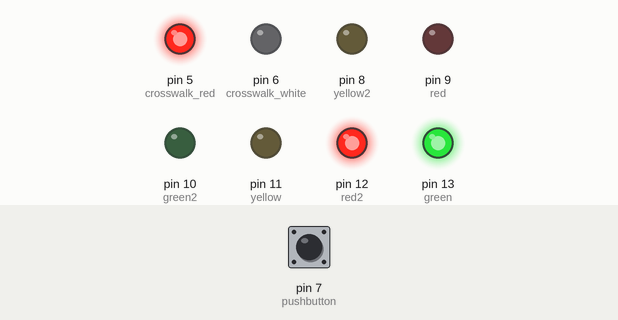
The sketch below on a simulated Arduino Uno, built with avr-gcc and run on an emulated ATmega328P. Shown: output pins drawn as LEDs (lit = HIGH). Inputs (shaded band) come from the test bench; at power-on: pin 7 (pushbutton) HIGH.

Above: at 1.2 s.
1.3 s: pin 7 (pushbutton) pulled LOW for 0.15 s
At 2.0 s:
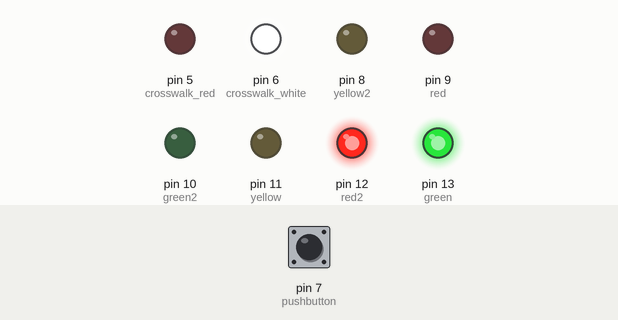
At 11.2 s:
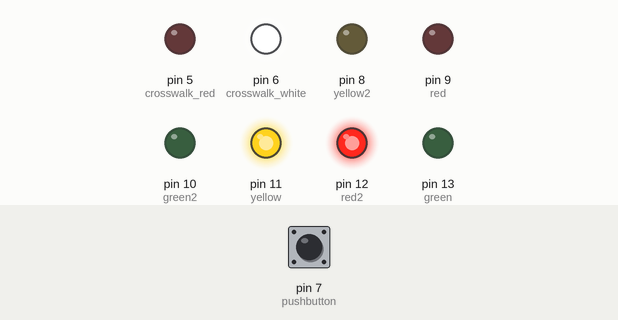
Timing chart, 0 to 14.0 s (numbered marks = the images above; inputs shaded):
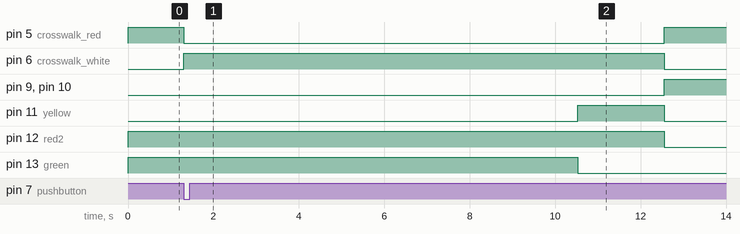

Measured:
- after the input at 1.3 s, pin 5 (crosswalk_red): HIGH → LOW at once, → HIGH 11.2 s later; pin 6 (crosswalk_white): LOW → HIGH at once, → LOW 11.2 s later

The sketch:

4_way_traffic_light_system_with_crosswalk.ino
```cpp
int green = 13;
int red2 = 12;
int yellow =11;
int green2 = 10;
int red = 9;
int yellow2 = 8;
int crosswalk_red = 5;
int crosswalk_white = 6;
const int pushbutton = 7;
int buttonState = 0;
int variable = 0;


void crack(){
  int buttonState = digitalRead(pushbutton);
  if(buttonState == LOW){
    variable++;
  }
}


  void setup(){
  pinMode(red, OUTPUT);
  pinMode(yellow, OUTPUT);
  pinMode(green, OUTPUT);
  pinMode(red2, OUTPUT);
  pinMode(yellow2, OUTPUT);
  pinMode(green2, OUTPUT);
  pinMode(pushbutton, INPUT_PULLUP);
  pinMode(crosswalk_red, OUTPUT);
  pinMode(crosswalk_white, OUTPUT);

}

void loop(){
  digitalWrite(green, HIGH);
  digitalWrite(red2, HIGH);

  for(int i=0; i<=500; i=i+1){
    crack();
    if(variable > 0){
      digitalWrite(crosswalk_red, LOW);
      digitalWrite(crosswalk_white, HIGH);

    }else{
      digitalWrite(crosswalk_red, HIGH);
      digitalWrite(crosswalk_white, LOW);
    }
    delay(20);
  }
  delay(500);
  variable = 0;
  digitalWrite(green, LOW);
  digitalWrite(yellow, HIGH);
  for(int q=0; q<=100; q=q+1){
     crack();
     delay(20);
     }
  digitalWrite(yellow, LOW);
  digitalWrite(red, HIGH);
  digitalWrite(red2, LOW);
  digitalWrite(green2, HIGH);
  digitalWrite(crosswalk_red, HIGH);
  digitalWrite(crosswalk_white, LOW);
  for(int k=0; k<=500; k=k+1){
     crack();
     delay(20);
     }
  digitalWrite(green2, LOW);
  digitalWrite(yellow2, HIGH);
  for(int p=0; p<=100; p=p+1){
     crack();
     delay(20);
     }
  digitalWrite(red, LOW);
  digitalWrite(yellow2, LOW);
  }
```
